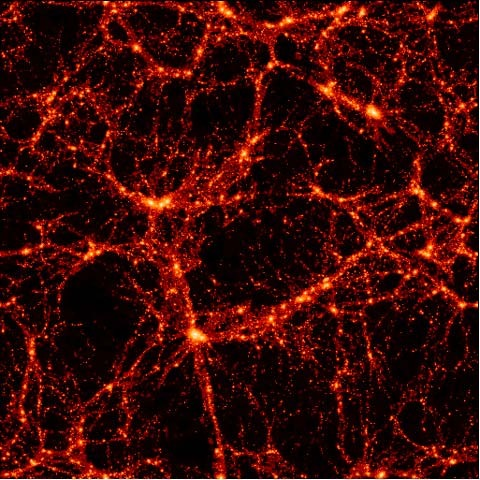
#> input picture docs/reference-visuelle/reference-toile-cosmique.jpg, 480 x 480 px, found by its file name
$ python mesure_reference.py docs/reference-visuelle/reference-toile-cosmique.jpg
#> lines starting #> are read from the running program, lines starting #| are printed output that depends on the picture; after the words box and inside, x2 and y2 are one past the last pixel; in counts of white or black regions, pixels touching at a corner belong together
"""Mesure la SIGNATURE d'une image de reference visuelle.

Une image seule ne sert a rien a une nouvelle instance : il faut la MESURER pour
pouvoir comparer un rendu candidat. Ce script produit les sept grandeurs qui font
la signature, dans la palette du projet.

    python3 mesure_reference.py docs/reference-visuelle/reference-toile-cosmique.jpg
    python3 mesure_reference.py mon_rendu.png --compare
"""
import sys
import numpy as np
from scipy import ndimage
from PIL import Image

ASTRO = np.array([[0, 0, 0], [0x17, 0x0a, 0x05], [0x4a, 0x1f, 0x0a],
                  [0xa8, 0x48, 0x0f], [0xe8, 0xa1, 0x3a], [0xff, 0xf3, 0xd6]], np.float32)


def astro_palette(t):
    t = np.clip(t, 0, 1); n = len(ASTRO) - 1
    i = np.clip((t * n).astype(np.int32), 0, n - 1)
    f = (t * n - i)[..., None]
    return ASTRO[i] * (1 - f) + ASTRO[i + 1] * f


def to_tone(path, crop=8):
    """Inverse la palette Astro : chaque pixel -> position dans la rampe."""
#> called with crop = 8
    a = np.array(Image.open(path).convert("RGB"))
#> a is the input picture: shape (480, 480, 3); mean R, G, B 60.3, 11.5, 8.6
    if crop and min(a.shape[:2]) > 4 * crop:
        a = a[crop:-crop, crop:-crop]
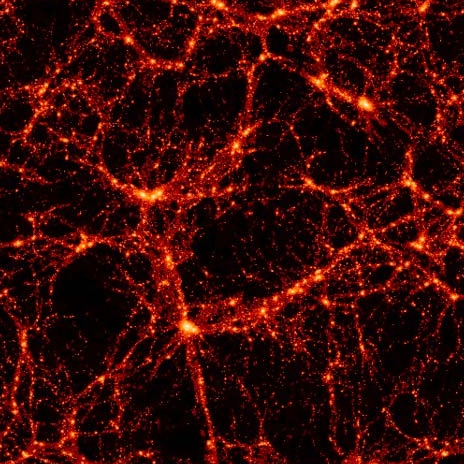
#> a: shape (464, 464, 3); mean R, G, B 59.4, 10.4, 7.6
    lut_t = np.linspace(0, 1, 256)
    lut = astro_palette(lut_t)
    f = a.reshape(-1, 3).astype(np.float32)
    out = np.empty(len(f), np.float32)
    for i in range(0, len(f), 200000):
        ch = f[i:i + 200000]
        out[i:i + 200000] = lut_t[((ch[:, None, :] - lut[None, :, :]) ** 2).sum(2).argmin(1)]
#> this loop made 2 passes
#> i on pass 2: 200000
    return out.reshape(a.shape[:2])


def spec(t):
    a = t - t.mean()
    F = np.abs(np.fft.fftshift(np.fft.fft2(a))) ** 2
    n = F.shape[0]; y, x = np.indices(F.shape)
    r = np.hypot(y - n // 2, x - n // 2).astype(int)
    return (np.bincount(r.ravel(), F.ravel()) / np.maximum(np.bincount(r.ravel()), 1))[1:n // 2]


def signature(t):
    m = min(t.shape); u = t[:m, :m]
#> after `m = min(t.shape)`: m = 464
    # isotropie
    a = (u - u.mean()) * np.hanning(m)[:, None] * np.hanning(m)[None, :]
#> a: shape (464, 464) float64
    F = np.abs(np.fft.fftshift(np.fft.fft2(a))) ** 2
    c = m // 2; y, x = np.indices(F.shape); dy, dx = y - c, x - c
#> after `c = m // 2`: c = 232
    r = np.hypot(dy, dx)
    A = np.abs(np.degrees(np.arctan2(dy, dx))); ang = np.minimum(A, 180 - A)
#> after `ang = np.minimum(A, 180 - A)`:
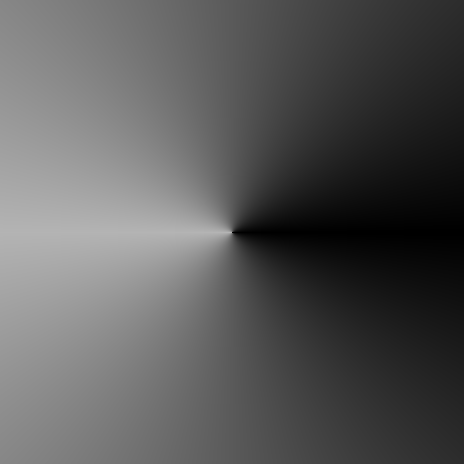
#> A: shape (464, 464) float64; min 0, max 180, mean 90.1
    b = (r > 3) & (r < m * 0.45)
    aniso = float(F[b & ((ang < 12) | (ang > 78))].mean() / F[b & (np.abs(ang - 45) < 20)].mean())
#> aniso = 0.96
    # continuite de population
    h, _ = np.histogram(u, bins=48, range=(0, 1)); h = h / h.sum(); lg = np.log10(h + 1e-9)
#> after `h, _ = np.histogram(u, bins=48, range=(0, 1))`: h = 48 values, max 15650 at index 3, min 0 at index 47, mean 4485.3
#> after `h = h / h.sum()`: h = 48 values, max 0.0727 at index 3, min 0 at index 47, mean 0.0208
#> after `lg = np.log10(h + 1e-09)`: lg = 48 values, max -1.14 at index 3, min -9 at index 47, mean -2.23
    dip = float(min(lg[3:8].max(), lg[34:].max()) - lg[6:34].min())
#> dip = -0.0106
    # concentration du flux
    s = np.sort(u.ravel())[::-1]
    conc = float(s[:int(.1 * s.size)].sum() / s.sum())
#> conc = 0.233
    # structures brillantes
    bw = u > np.percentile(u, 88)
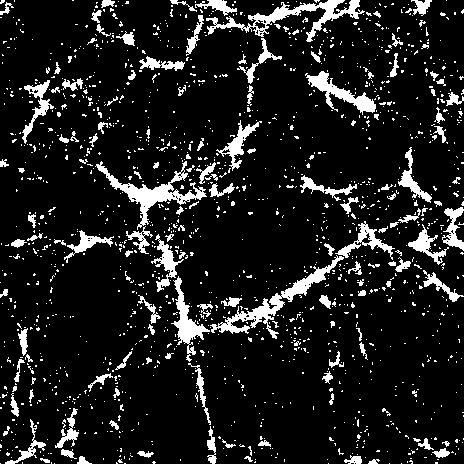
#> bw: shape (464, 464) bool; 11.6% white; 1552 white regions (1412 under 20 px), largest, box (x1, y1, x2, y2) and area: (210, 255, 344, 339) 1624, (206, 0, 365, 42) 1609, (95, 161, 207, 230) 1545
    lbl, nb = ndimage.label(bw)
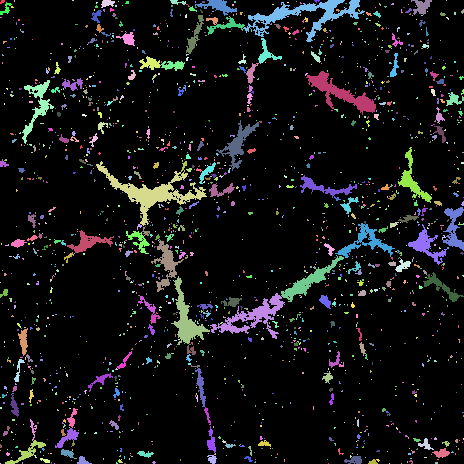
#> lbl: shape (464, 464) int32; 1827 distinct labels, from 0 to 1826; one colour per label, 0 black
#> nb = 1826
    el = []
    for sl in ndimage.find_objects(lbl):
        sub = lbl[sl] > 0
        ys, xs = np.nonzero(sub)
        if len(ys) < 6:
            continue
        cv = np.cov(np.stack([ys, xs]).astype(float))
        ev = np.sort(np.linalg.eigvalsh(cv))[::-1]
        if ev[0] > 1e-9:
            el.append(np.sqrt(ev[1] / max(ev[0], 1e-12)))
#> this loop made 1826 passes
#> (sub, ys, xs) on passes 2, 3, 10: ([True, True], [0, 1], [0, 0]), ([[True, True]], [0, 0], [0, 1]), ([True], [0], [0])
#> after the loop, el = 477 values, max 1 at index 318, min 0.161 at index 423, mean 0.562
    n_struct = len(el)
#> n_struct = 477
    elong = float(1.0 / np.median(el)) if el else 1.0
#> elong = 1.79
    # nettete des pics, fenetre a 1/40 de l'image (echelle relative constante)
    rr = max(int(round(m / 40)), 2)
#> rr = 12
    mx = ndimage.maximum_filter(u, size=2 * rr + 1)
    msk = (u >= mx) & (u > np.percentile(u, 97))
#> msk: shape (464, 464) bool; 0.13% white in thin lines or dots
    ys, xs = np.nonzero(msk)
#> ys = 271 values from 0 to 462; xs = 271 values, max 463 at index 240, min 0 at index 99, mean 238.2
    sm = ndimage.uniform_filter(u, 2 * rr + 1)
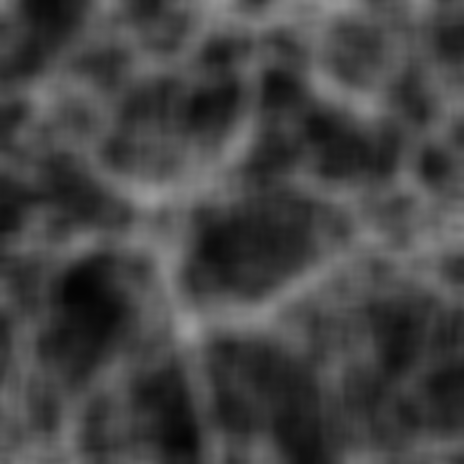
#> sm: shape (464, 464) float32; min 0.0164, max 0.621, mean 0.27
    v = u[ys, xs] / np.maximum(sm[ys, xs], 1e-9)
#> v = 271 values, max 8.25 at index 190, min 1.54 at index 2, mean 2.8
    sharp = float(np.median(np.sort(v)[::-1][:150])) if len(v) else 0.0
#> sharp = 3.02
    p = spec(u)
#> in spec, `y, x = np.indices(F.shape)`:
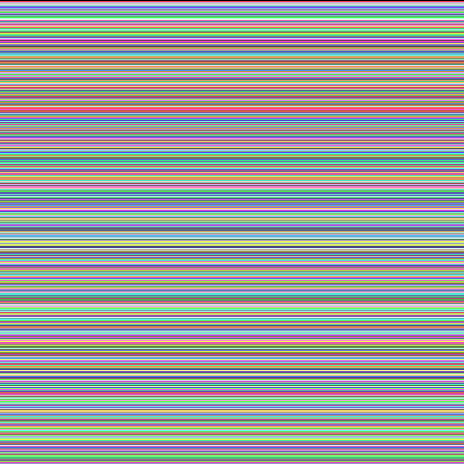
#> y: shape (464, 464) int64; 464 distinct labels, from 0 to 463; one colour per label, 0 black
#> in spec, `r = np.hypot(y - n // 2, x - n // 2).astype(int)`:
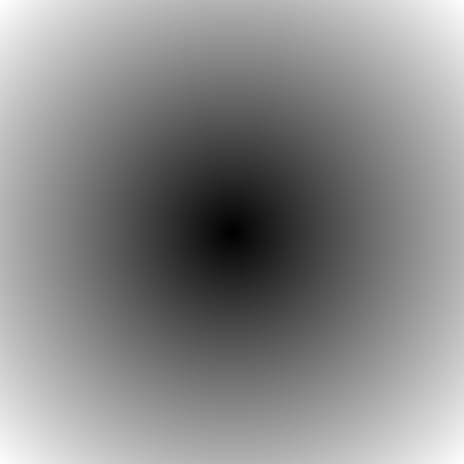
#> r: shape (464, 464) int64; min 0, max 328, mean 177.1; drawn with min black and max white
#> p = 231 values, max 9067909.6 at index 2, min 139.3 at index 229, mean 139746
    return dict(moyenne=float(u.mean()) * 255, sat_clair=float((u > 240 / 255).mean()),
                sat_noir=float((u < 8 / 255).mean()), isotropie=aniso, creux=dip,
                concentration=conc, structures=n_struct, elongation=elong,
                nettete=sharp, p_fil_grenaille=float(p[7:40].mean() / p[80:].mean()))


CIBLE = dict(moyenne=67.5, sat_clair=0.0020, isotropie=0.97, creux=-0.01,
             concentration=0.239, structures=512, elongation=1.78, nettete=1.69,
             p_fil_grenaille=180.2)

if __name__ == "__main__":
    path = sys.argv[1]
    t = to_tone(path)
    s = signature(t)
#> s = 10 items
    print(f"— signature de {path} ({t.shape[0]}x{t.shape[1]}) —")
#| — signature de docs/reference-visuelle/reference-toile-cosmique.jpg (464x464) —
    for k, v in s.items():
        line = f"  {k:18s} {v:10.3f}"
        if "--compare" in sys.argv and k in CIBLE:
            c = CIBLE[k]
            ecart = abs(v - c) / max(abs(c), 1e-9) * 100
            line += f"   cible {c:9.3f}   ecart {ecart:6.1f} %"
        print(line)
#> this loop made 10 passes
#> (k, v, line) on passes 1 to 10: ('moyenne', 68.86, '  moyenne                68.863'), ('sat_clair', 3.25e-05, '  sat_clair               0.000'), ('sat_noir', 0.035, '  sat_noir                0.035'), ('isotropie', 0.96, '  isotropie               0.960'), ('creux', -0.0106, '  creux                  -0.011'), ('concentration', 0.233, '  concentration           0.233'), ('structures', 477, '  structures            477.000'), ('elongation', 1.79, '  elongation              1.787'), ('nettete', 3.02, '  nettete                 3.025'), ('p_fil_grenaille', 232.6, '  p_fil_grenaille       232.598')
#|   moyenne                68.863
#|   sat_clair               0.000
#|   sat_noir                0.035
#|   isotropie               0.960
#|   creux                  -0.011
#|   concentration           0.233
#|   structures            477.000
#|   elongation              1.787
#> (further printed lines are left out)
